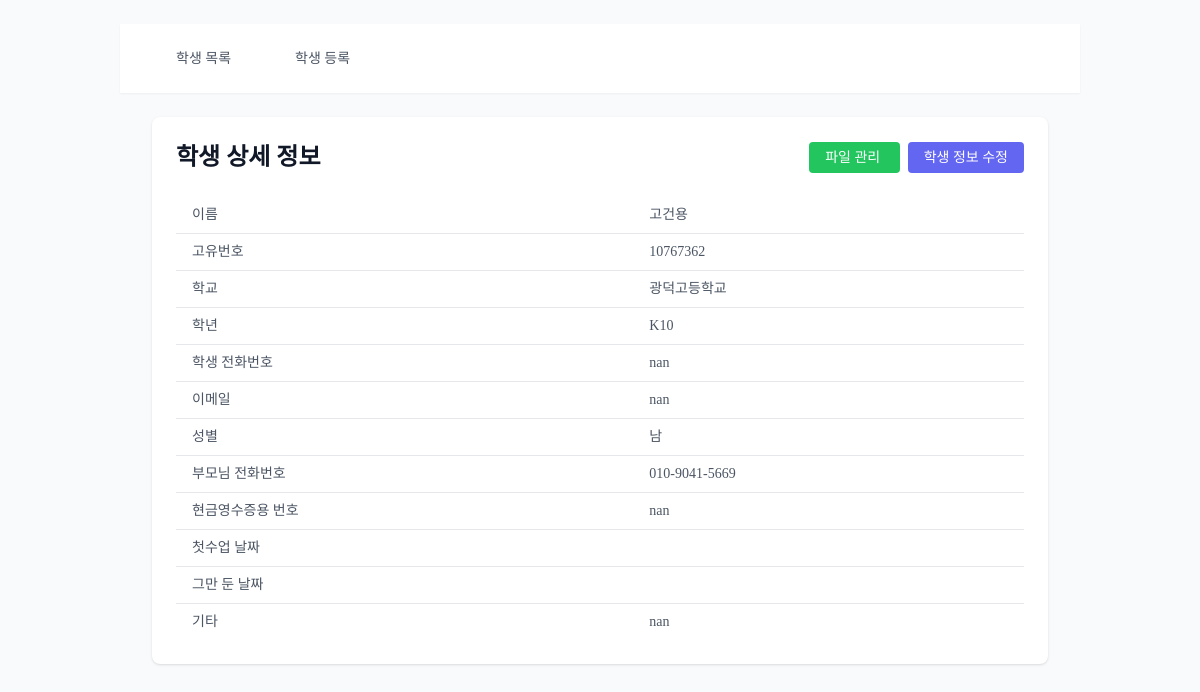
Page /students/14/ on the earlier database version.
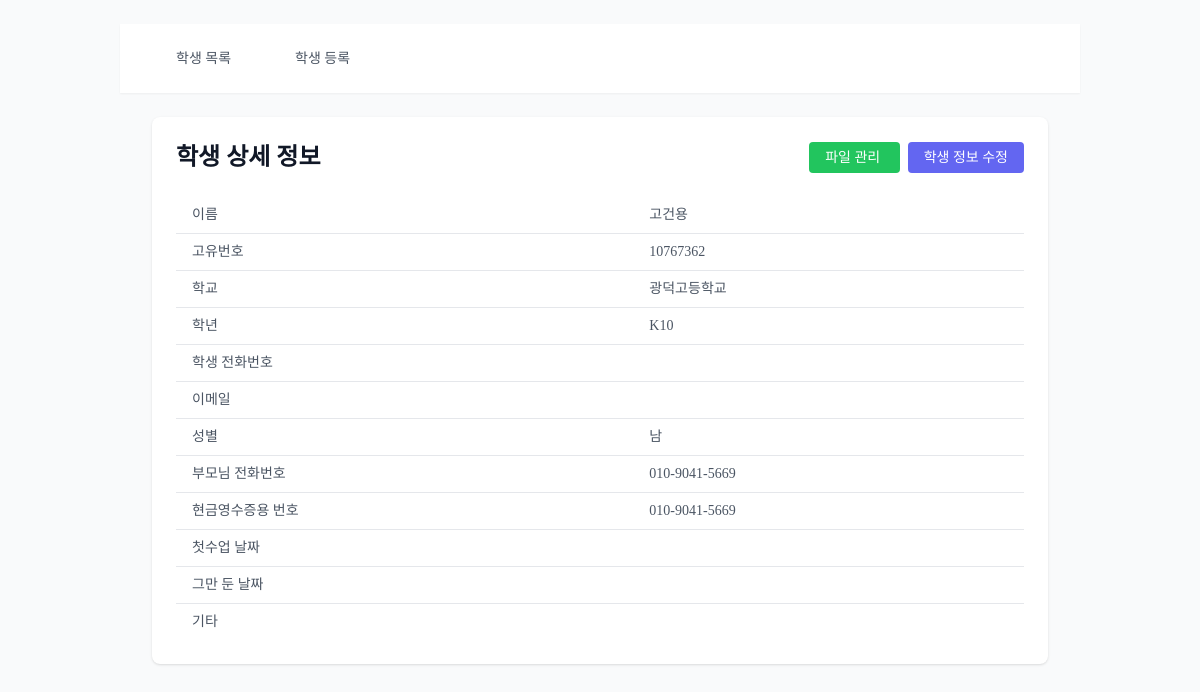
Same page on the later database version.
### students/models.py (models this page shows, shortened)
class Student(models.Model):
    GRADE_CHOICES = [
        ('K5', 'K5'), ('K6', 'K6'), ('K7', 'K7'), ('K8', 'K8'),
        ('K9', 'K9'), ('K10', 'K10'), ('K11', 'K11'), ('K12', 'K12'),
    ]
    GENDER_CHOICES = [
        ('M', '남'),
        ('F', '여'),
    ]
    name = models.CharField(max_length=100, verbose_name='이름')
    school = models.ForeignKey(School, on_delete=models.SET_NULL, null=True, blank=True, verbose_name='학교')
    grade = models.CharField(max_length=3, choices=GRADE_CHOICES, null=True, blank=True, verbose_name='학년')
    phone_number = models.CharField(max_length=15, null=True, blank=True, verbose_name='학생 전화번호',
                                    validators=[RegexValidator(regex=r'^\d{3}-\d{3,4}-\d{4}$',
                                                message="형식: 000-0000-0000")])
    email = models.EmailField(null=True, blank=True, verbose_name='이메일 주소')
    gender = models.CharField(max_length=1, choices=GENDER_CHOICES, null=True, blank=True, verbose_name='성별')
    parent_phone = models.CharField(max_length=15, null=True, blank=True, verbose_name='부모님 전화번호',
                                    validators=[RegexValidator(regex=r'^\d{3}-\d{3,4}-\d{4}$',
                                                message="형식: 000-0000-0000")])
    receipt_number = models.CharField(max_length=15, null=True, blank=True, verbose_name='현금영수증용 번호')
    interview_date = models.DateField(null=True, blank=True, verbose_name='인터뷰 날짜')
    interview_score = models.IntegerField(null=True, blank=True, verbose_name='인터뷰 기본 성적',
                                          validators=[MinValueValidator(1), MaxValueValidator(10)])
    interview_info = models.TextField(null=True, blank=True, verbose_name='인터뷰 정보')
    first_class_date = models.DateField(null=True, blank=True, verbose_name='첫수업 날짜')
    quit_date = models.DateField(null=True, blank=True, verbose_name='그만 둔 날짜')
    student_id = models.CharField(max_length=8, unique=True, verbose_name='고유번호')
    personal_file = models.FileField(upload_to='student_files/', null=True, blank=True, verbose_name='개인 파일')
    etc = models.TextField(null=True, blank=True, verbose_name='기타')
    extra1 = models.CharField(max_length=100, null=True, blank=True, verbose_name='예비1')
    extra2 = models.CharField(max_length=100, null=True, blank=True, verbose_name='예비2')
    extra3 = models.CharField(max_length=100, null=True, blank=True, verbose_name='예비3')
    extra4 = models.CharField(max_length=100, null=True, blank=True, verbose_name='예비4')
    extra5 = models.CharField(max_length=100, null=True, blank=True, verbose_name='예비5')
    is_active = models.BooleanField(default=True, verbose_name='활동 여부')
    class Meta:
        verbose_name = '학생'
        verbose_name_plural = '학생'

### common/models.py (models this page shows, shortened)
class School(models.Model):
    name = models.CharField(max_length=100, verbose_name='교명')
    phone = models.CharField(max_length=15, verbose_name='전화번호', blank=True, null=True)
    address = models.TextField(verbose_name='주소', blank=True, null=True)
    class Meta:
        verbose_name = '학교'
        verbose_name_plural = '학교'

### students/views.py (the view)
# urls.py: path('<int:pk>/', views.student_detail, name='student_detail'),
def student_detail(request, pk):
    student = get_object_or_404(Student, pk=pk)
    context = {'student': student}
    return render(request, 'students/student_detail.html', context)

### students/templates/students/student_detail.html (shortened to what the changed rows need)
{% extends 'students/base_students.html' %}
{% block student_content %}
<div class="bg-white shadow rounded-lg p-6">
    <div class="flex justify-between items-center mb-6">
        <h1 class="text-2xl font-semibold text-gray-900">학생 상세 정보</h1>
    </div>
    <div class="overflow-x-auto">
        <table class="min-w-full divide-y divide-gray-200">
            <tbody class="bg-white divide-y divide-gray-200">
                <tr class="hover:bg-gray-50 text-sm">
                    <td class="px-4 py-2 whitespace-nowrap text-gray-600 font-medium">이름</td>
                    <td class="px-4 py-2 whitespace-nowrap text-gray-600">{{ student.name }}</td>
                </tr>
                <tr class="hover:bg-gray-50 text-sm">
                    <td class="px-4 py-2 whitespace-nowrap text-gray-600 font-medium">고유번호</td>
                    <td class="px-4 py-2 whitespace-nowrap text-gray-600">{{ student.student_id }}</td>
                </tr>
                <tr class="hover:bg-gray-50 text-sm">
                    <td class="px-4 py-2 whitespace-nowrap text-gray-600 font-medium">학교</td>
                    <td class="px-4 py-2 whitespace-nowrap text-gray-600">{{ student.school.name|default:"" }}</td>
                </tr>
                <tr class="hover:bg-gray-50 text-sm">
                    <td class="px-4 py-2 whitespace-nowrap text-gray-600 font-medium">학년</td>
                    <td class="px-4 py-2 whitespace-nowrap text-gray-600">{{ student.grade|default:"" }}</td>
                </tr>
                <tr class="hover:bg-gray-50 text-sm">
                    <td class="px-4 py-2 whitespace-nowrap text-gray-600 font-medium">학생 전화번호</td>
                    <td class="px-4 py-2 whitespace-nowrap text-gray-600">{{ student.phone_number|default:"" }}</td>
                </tr>
                <tr class="hover:bg-gray-50 text-sm">
                    <td class="px-4 py-2 whitespace-nowrap text-gray-600 font-medium">이메일</td>
                    <td class="px-4 py-2 whitespace-nowrap text-gray-600">{{ student.email|default:"" }}</td>
                </tr>
                <tr class="hover:bg-gray-50 text-sm">
                    <td class="px-4 py-2 whitespace-nowrap text-gray-600 font-medium">성별</td>
                    <td class="px-4 py-2 whitespace-nowrap text-gray-600">{{ student.get_gender_display|default:"" }}</td>
                </tr>
                <tr class="hover:bg-gray-50 text-sm">
                    <td class="px-4 py-2 whitespace-nowrap text-gray-600 font-medium">부모님 전화번호</td>
                    <td class="px-4 py-2 whitespace-nowrap text-gray-600">{{ student.parent_phone|default:"" }}</td>
                </tr>
                <tr class="hover:bg-gray-50 text-sm">
                    <td class="px-4 py-2 whitespace-nowrap text-gray-600 font-medium">현금영수증용 번호</td>
                    <td class="px-4 py-2 whitespace-nowrap text-gray-600">{{ student.receipt_number|default:"" }}</td>
                </tr>
                <tr class="hover:bg-gray-50 text-sm">
                    <td class="px-4 py-2 whitespace-nowrap text-gray-600 font-medium">기타</td>
                    <td class="px-4 py-2 whitespace-nowrap text-gray-600">{{ student.etc|truncatewords:10|default:"" }}</td>
                </tr>
            </tbody>
        </table>
    </div>
{% endblock %}

Differences in the rows shown:
changed Student "고건용": receipt_number "nan" → "010-9041-5669"; phone_number "nan" → (not shown); email "nan" → (not shown); etc "nan" → (not shown)
